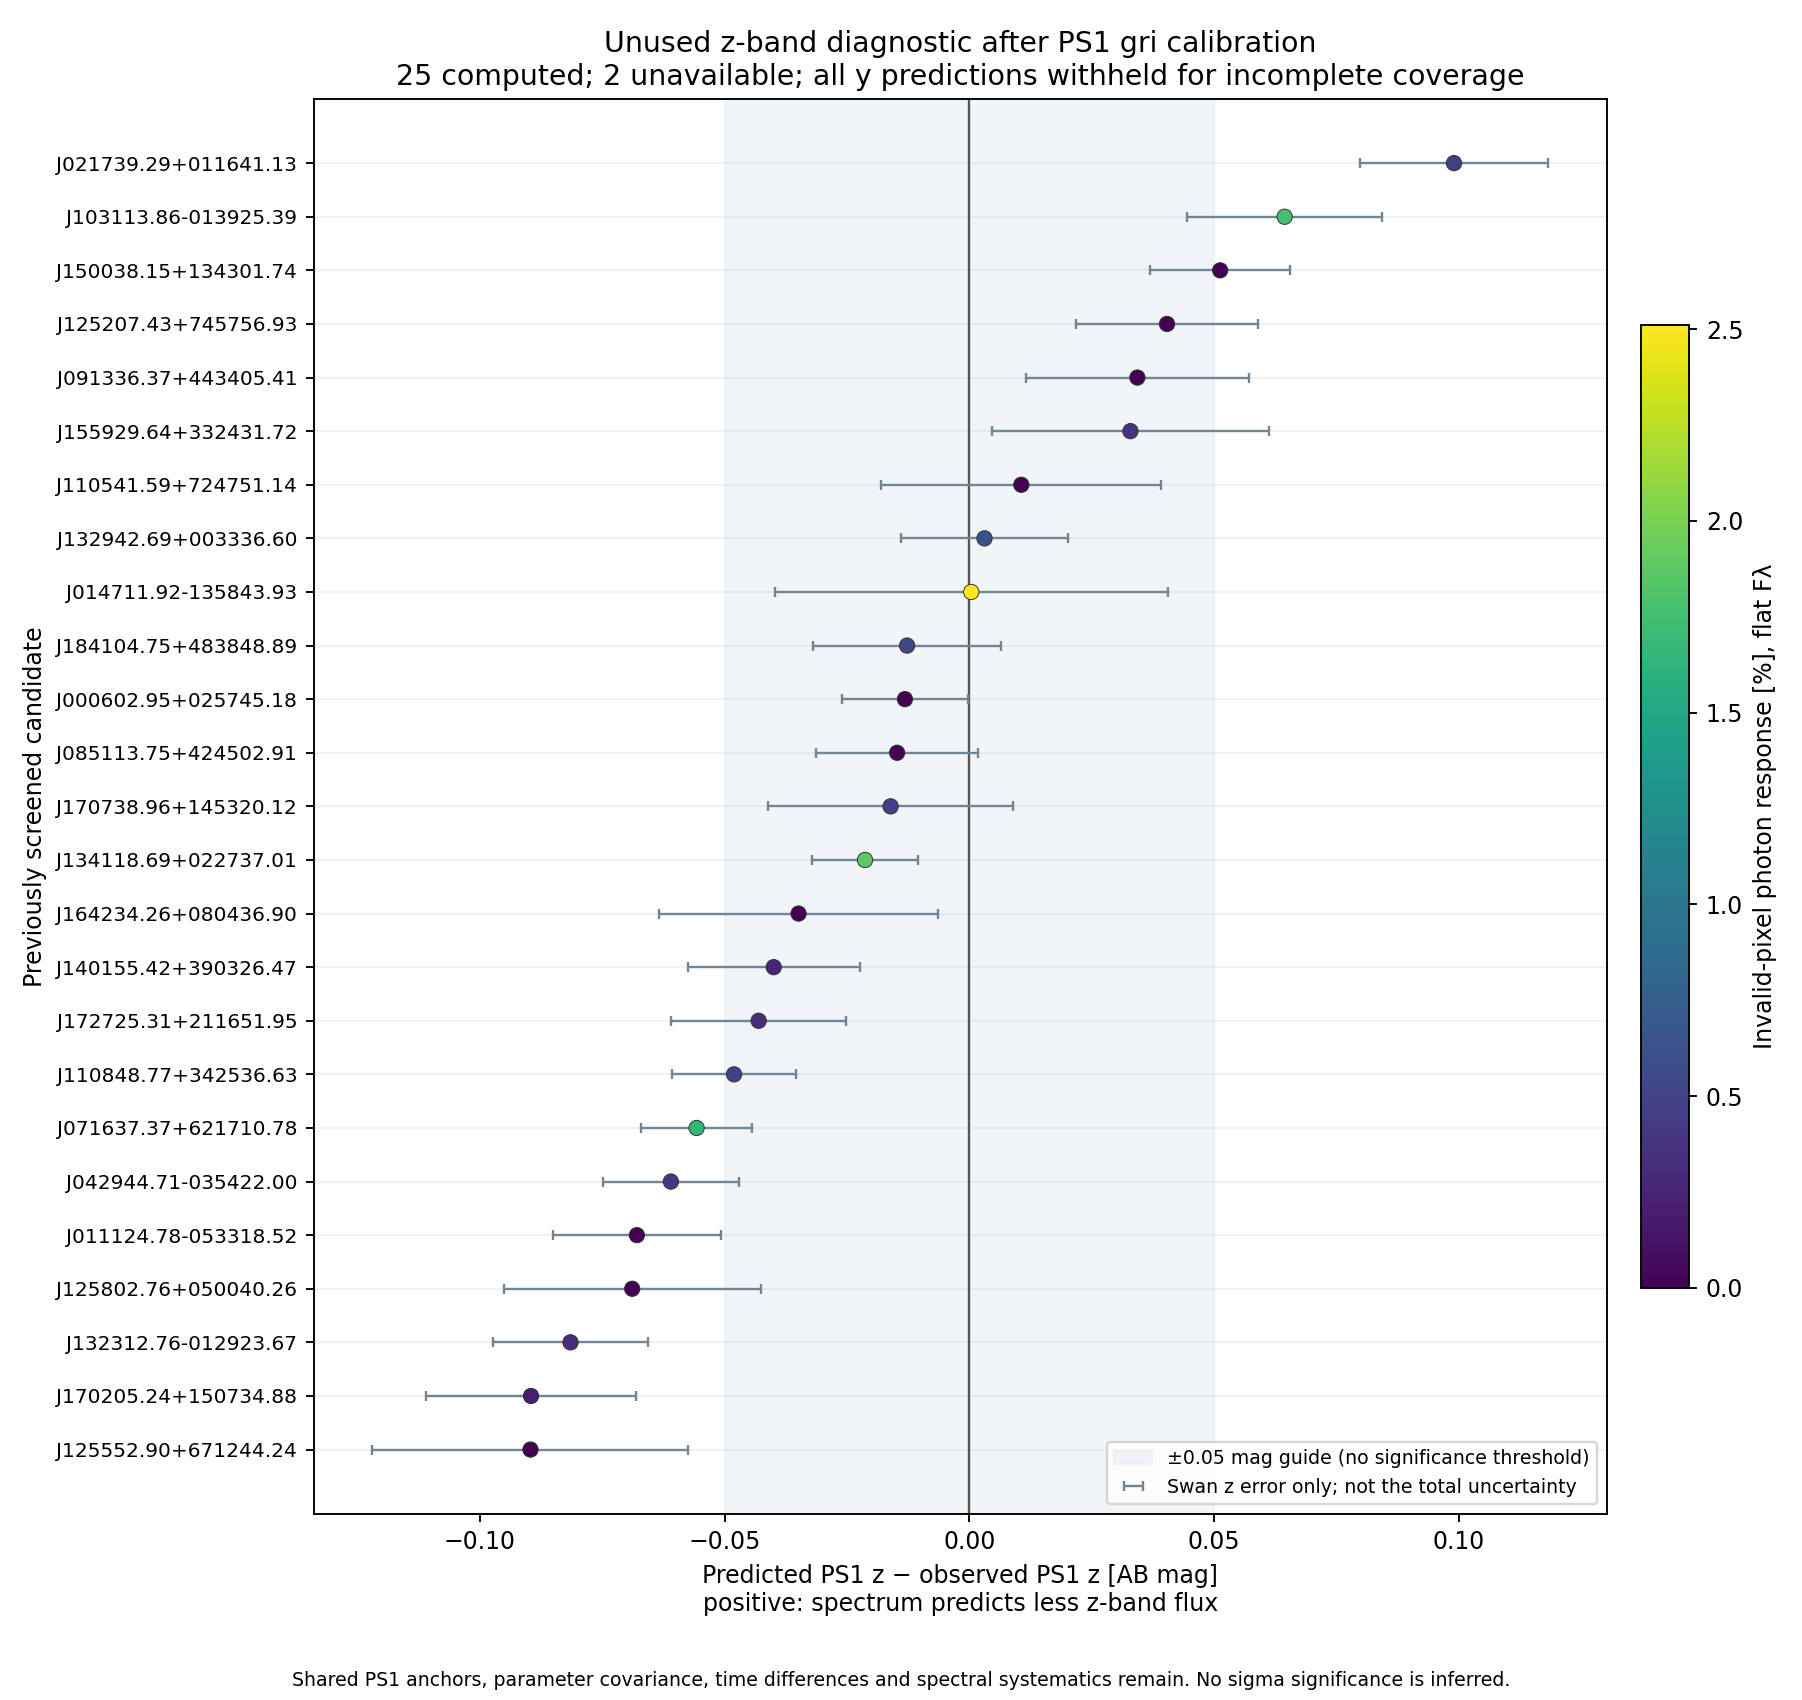

This figure's Python source:
#!/usr/bin/env python3
"""Predict unused PS1 z from the separately saved gri-calibrated DESI spectra.

This is a diagnostic of the adopted calibration and red spectrum.  It does
not fit z, clip negative pixels, extrapolate y, or report a naive sigma test.
All 27 screened entities receive a row, including unavailable measurements.
"""
from __future__ import annotations

import csv
import hashlib
import json
import os
from pathlib import Path

os.environ.setdefault("MPLCONFIGDIR", "/tmp/wish-green-matplotlib")
import matplotlib
matplotlib.use("Agg")
import matplotlib.pyplot as plt
import numpy as np
import speclite
from speclite import filters

HERE = Path(__file__).resolve().parent
ROOT = HERE.parents[2]
PRIOR = ROOT / "research/literature/sources/candidate27_prior_rows.json"
SOURCE_MANIFEST = ROOT / "research/literature/sources/atmosphere_sources_manifest.json"
DEFINITION = ROOT / "research/literature/swan_photometry_definition.md"


def sha(path: Path) -> str:
    return hashlib.sha256(path.read_bytes()).hexdigest()


def finite_number(value):
    try:
        value = float(value)
    except (ValueError, TypeError):
        return None
    return value if np.isfinite(value) else None


def magnitude(response, wave, flux):
    relative_flux = float(response.get_ab_maggies(flux, wave))
    return -2.5 * np.log10(relative_flux) if relative_flux > 0 else None


def linear_weights(response, wave):
    """Exact numerical linear operator used by this speclite integration.

    Evaluating basis vectors in small batches avoids a large dense matrix and
    automatically includes speclite's interpolation at filter boundaries.
    The result maps signed F_lambda samples to relative AB flux (maggies).
    """
    result = np.empty(len(wave))
    for first in range(0, len(wave), 128):
        count = min(128, len(wave) - first)
        basis = np.zeros((count, len(wave)))
        basis[np.arange(count), first + np.arange(count)] = 1.0
        result[first:first + count] = response.get_ab_maggies(basis, wave)
    return result


def filter_metadata(band):
    response = filters.load_filter(f"panstarrs-{band}")
    path = Path(speclite.__file__).parent / "data/filters" / f"panstarrs-{band}.ecsv"
    numeric = np.column_stack((response.wavelength, response.response)).astype("<f8")
    return response, {
        "name": response.name,
        "file_sha256": sha(path),
        "wavelength_response_sha256_little_endian_float64": hashlib.sha256(numeric.tobytes()).hexdigest(),
        "minimum_A": float(response.wavelength.min()),
        "maximum_A": float(response.wavelength.max()),
        "source": "Tonry et al. 2012, ApJ 750, 99; distributed with speclite",
        "source_url": "https://doi.org/10.1088/0004-637X/750/2/99",
    }


def measure(row, prior, derivative, z_filter, y_filter):
    sid = row["source_id"]
    result = {
        "source_id": sid,
        "names": row["names"],
        "WDJname": row.get("swan_WDJname", ""),
        "calibration_status": row["status"],
        "z_status": "unavailable",
        "z_missing_reason": "",
        "y_status": "unavailable",
        "y_missing_reason": "",
        "calibration_bands": "PS1 g,r,i only; z and y unused",
        "swan_external_table_sha256": next(x["sha256"] for x in json.loads(SOURCE_MANIFEST.read_text()) if x["file"] == "swan_external.csv.gz"),
        "selected_prior_rows_sha256": sha(PRIOR),
        "original_spectrum_sha256": row.get("raw_sha256", ""),
        "original_spectrum_url": row.get("source_url", ""),
        "photometric_definition": "Observed PS1 natural-system AB mean-PSF mag; no extinction correction",
        "z_photometric_error_policy": "Published Swan error already includes 0.01 mag quadrature floor; no extra floor here",
        "uncertainty_caution": "Pixel error conditions on fitted gri calibration and assumes independent pixels. Shared PS1 calibration, fit covariance, inter-pixel correlations, time differences and systematics are not included; no sigma significance.",
    }
    matches = prior["candidates"].get(sid, {}).get("swan_external", [])
    if len(matches) != 1:
        result.update(z_missing_reason=f"Expected one exact-ID Swan external row, found {len(matches)}",
                      y_missing_reason="No unique external photometry row or calibrated spectrum")
        return result
    photometry = matches[0]
    result["photometry_row_sha256"] = hashlib.sha256(json.dumps(photometry, sort_keys=True, separators=(",", ":")).encode()).hexdigest()
    for band in "zy":
        result[f"{band}_observed_mag"] = finite_number(photometry.get(f"Pan-STARRS.{band}"))
        result[f"{band}_observed_error_mag"] = finite_number(photometry.get(f"Pan-STARRS.{band}_error"))
    if row["status"] != "calibrated_conditional":
        result.update(z_missing_reason=f"Upstream calibration status: {row['status']}",
                      y_missing_reason="No accepted calibrated spectrum")
        return result
    if row["photometry_table_rows_sha256"] != sha(PRIOR):
        raise RuntimeError(f"{sid}: calibration photometry snapshot differs from current input")
    item = derivative[sid]
    if item["photometry_row"] != photometry:
        raise RuntimeError(f"{sid}: calibration photometry row differs from held-out source")
    path = HERE / item["path"]
    if sha(path) != item["sha256"]:
        raise RuntimeError(f"{sid}: calibrated NPZ hash mismatch")
    result.update(calibrated_npz=path.name, calibrated_npz_sha256=sha(path))
    with np.load(path) as saved:
        wave = np.asarray(saved["wavelength_angstrom"], float)
        flux = np.asarray(saved["flux_calibrated"], float)
        ivar = np.asarray(saved["inverse_variance_calibrated"], float)
    if wave.shape != flux.shape or wave.shape != ivar.shape:
        result.update(z_missing_reason="Missing or mismatched wavelength, flux or inverse variance array",
                      y_missing_reason="Invalid input spectrum")
        return result
    if not np.all(np.isfinite(wave)) or not np.all(np.diff(wave) > 0):
        raise RuntimeError(f"{sid}: wavelength array is nonfinite or not strictly increasing")
    good = np.isfinite(flux) & np.isfinite(ivar) & (ivar > 0)
    result.update(wavelength_min_A=float(wave[0]), wavelength_max_A=float(wave[-1]),
                  quality_mask="Finite signed flux and finite IVAR>0; original DESI bitmask absent in these MWDD-derived arrays")
    zlo, zhi = float(z_filter.wavelength.min()), float(z_filter.wavelength.max())
    ylo, yhi = float(y_filter.wavelength.min()), float(y_filter.wavelength.max())
    full_z = bool(good.any() and wave[good].min() <= zlo and wave[good].max() >= zhi)
    full_y = bool(good.any() and wave[good].min() <= ylo and wave[good].max() >= yhi)
    result.update(z_full_passband_coverage=full_z, z_passband_min_A=zlo, z_passband_max_A=zhi,
                  y_full_passband_coverage=full_y, y_passband_min_A=ylo, y_passband_max_A=yhi)
    if not full_y:
        result["y_missing_reason"] = f"Spectrum ends at {wave[-1]:.1f} A; full PS1 y response requires {yhi:.1f} A; no extrapolation"
    else:
        # Deliberately do not silently change the requested analysis if a future
        # spectrum covers y. A new, explicit y comparison can then be designed.
        result.update(y_status="not_computed", y_missing_reason="This script is a pre-specified z-band diagnostic")
    if not full_z:
        result["z_missing_reason"] = "Valid spectral samples do not bracket the full PS1 z response; no extrapolation"
        return result
    # Keep one good point beyond each filter edge to permit interpolation only
    # inside the observed wavelength range, and retain every negative sample.
    valid_wave, valid_flux, valid_ivar = wave[good], flux[good], ivar[good]
    first = max(0, int(np.searchsorted(valid_wave, zlo, side="right")) - 1)
    last = min(len(valid_wave), int(np.searchsorted(valid_wave, zhi, side="left")) + 1)
    zw, zf, zi = valid_wave[first:last], valid_flux[first:last], valid_ivar[first:last]
    in_z = (wave >= zlo) & (wave <= zhi)
    sampled_step = float(np.median(np.diff(wave)))
    gaps = np.diff(zw)
    result.update(z_native_pixels=int(in_z.sum()), z_invalid_pixels=int((in_z & ~good).sum()),
                  z_negative_valid_pixels=int((in_z & good & (flux < 0)).sum()),
                  z_negative_valid_fraction=float(np.mean(flux[in_z & good] < 0)),
                  native_median_step_A=sampled_step,
                  z_largest_valid_sample_gap_A=float(gaps.max()),
                  z_gaps_over_1p5_native_steps=int((gaps > 1.5 * sampled_step).sum()))
    denominator = float(z_filter.get_ab_maggies(np.ones(len(wave)), wave))
    observed_response = float(z_filter.get_ab_maggies(good.astype(float), wave))
    result["z_invalid_photon_response_fraction_flat_flambda"] = 1 - observed_response / denominator
    predicted = magnitude(z_filter, zw, zf)
    result["z_predicted_mag"] = predicted
    if predicted is None:
        result["z_missing_reason"] = "Signed integrated z flux is nonpositive"
        return result
    weights = linear_weights(z_filter, zw)
    relative_flux = float(weights @ zf)
    reference_flux = float(z_filter.get_ab_maggies(zf, zw))
    if not np.isclose(relative_flux, reference_flux, rtol=2e-12, atol=0):
        raise RuntimeError(f"{sid}: exact linear integration weights failed consistency check")
    result["z_spectral_error_mag_conditional_pixels_only"] = float(2.5 / np.log(10) * np.sqrt(np.sum(weights**2 / zi)) / relative_flux)
    # Two explicit missing-pixel stress calculations, neither a new spectrum
    # nor an uncertainty bound. No original array is modified or clipped.
    zero_fill = np.where(good, flux, 0.0)
    zero_mag = magnitude(z_filter, wave, zero_fill)
    idx = np.searchsorted(valid_wave, wave)
    left, right = np.maximum(0, idx - 1), np.minimum(len(valid_wave) - 1, idx)
    closest = np.where(np.abs(wave - valid_wave[left]) <= np.abs(wave - valid_wave[right]), left, right)
    nearest_mag = magnitude(z_filter, wave, valid_flux[closest])
    result.update(z_zero_fill_stress_mag=zero_mag,
                  z_zero_fill_minus_interpolated_mag=None if zero_mag is None else float(zero_mag - predicted),
                  z_nearest_fill_minus_interpolated_mag=None if nearest_mag is None else float(nearest_mag - predicted))
    if np.all(np.isfinite(flux)):
        all_mag = magnitude(z_filter, wave, flux)
        result["z_all_pixels_minus_valid_interpolation_mag"] = None if all_mag is None else float(all_mag - predicted)
    severe_gaps = bool(result["z_invalid_photon_response_fraction_flat_flambda"] > .05 or gaps.max() > 50)
    result["z_gap_quality_review"] = severe_gaps
    observed = result["z_observed_mag"]
    if observed is None or result["z_observed_error_mag"] is None or result["z_observed_error_mag"] <= 0:
        result.update(z_status="prediction_only", z_missing_reason="No finite positive-error Swan z measurement")
        return result
    result.update(z_status="computed_gap_review" if severe_gaps else "computed_diagnostic",
                  z_residual_predicted_minus_observed_mag=float(predicted - observed))
    return result


def plot(rows):
    available = sorted((r for r in rows if "z_residual_predicted_minus_observed_mag" in r),
                       key=lambda r: r["z_residual_predicted_minus_observed_mag"])
    fig, ax = plt.subplots(figsize=(10.6, 10))
    positions = np.arange(len(available))
    residuals = [r["z_residual_predicted_minus_observed_mag"] for r in available]
    phot_errors = [r["z_observed_error_mag"] for r in available]
    labels = [r["WDJname"].replace("WDJ", "J") for r in available]
    ax.axvline(0, color="#555555", linewidth=1)
    ax.axvspan(-.05, .05, color="#dbe5ec", alpha=.35, label="±0.05 mag guide (no significance threshold)")
    ax.errorbar(residuals, positions, xerr=phot_errors, fmt="none", ecolor="#718595",
                capsize=2, linewidth=1.0, label="Swan z error only; not the total uncertainty")
    points = ax.scatter(residuals, positions, c=[r["z_invalid_photon_response_fraction_flat_flambda"] * 100 for r in available],
                        cmap="viridis", s=42, edgecolor="#303030", linewidth=.4, zorder=3)
    ax.set_yticks(positions, labels, fontsize=8.5)
    ax.set_xlabel("Predicted PS1 z − observed PS1 z [AB mag]\npositive: spectrum predicts less z-band flux")
    ax.set_ylabel("Previously screened candidate")
    ax.grid(axis="y", alpha=.18)
    ax.set_title("Unused z-band diagnostic after PS1 gri calibration\n25 computed; 2 unavailable; all y predictions withheld for incomplete coverage", fontsize=12)
    ax.legend(fontsize=8, loc="lower right")
    colorbar = fig.colorbar(points, ax=ax, pad=.025, fraction=.035)
    colorbar.set_label("Invalid-pixel photon response [%], flat Fλ")
    fig.text(.5, .008, "Shared PS1 anchors, parameter covariance, time differences and spectral systematics remain. No sigma significance is inferred.", ha="center", fontsize=8)
    fig.tight_layout(rect=(0, .035, 1, 1))
    fig.savefig(HERE / "heldout_z.png", dpi=170)
    plt.close(fig)


def main():
    input_path = HERE / "standardized_colours.csv"
    with input_path.open() as handle:
        input_rows = list(csv.DictReader(handle))
    prior = json.loads(PRIOR.read_text())
    derivative = {r["source_id"]: r for r in json.loads((HERE / "derivative_manifest.json").read_text())}
    z_filter, z_metadata = filter_metadata("z")
    y_filter, y_metadata = filter_metadata("y")
    rows = [measure(r, prior, derivative, z_filter, y_filter) for r in input_rows]
    fields = list(dict.fromkeys(k for r in rows for k in r))
    with (HERE / "heldout_z.csv").open("w", newline="") as handle:
        writer = csv.DictWriter(handle, fieldnames=fields)
        writer.writeheader()
        writer.writerows(rows)
    computed = [r for r in rows if "z_residual_predicted_minus_observed_mag" in r]
    residual = np.array([r["z_residual_predicted_minus_observed_mag"] for r in computed])
    summary = {
        "date_utc": "2026-10-18",
        "script_sha256": sha(Path(__file__)),
        "input_colours_sha256": sha(input_path),
        "input_derivative_manifest_sha256": sha(HERE / "derivative_manifest.json"),
        "input_photometry_rows_sha256": sha(PRIOR),
        "photometry_definition_document_sha256": sha(DEFINITION),
        "swan_external_source": next(x for x in json.loads(SOURCE_MANIFEST.read_text()) if x["file"] == "swan_external.csv.gz"),
        "software": {"numpy": np.__version__, "speclite": speclite.__version__},
        "filters": {"z": z_metadata, "y": y_metadata},
        "entities": len(rows), "computed_z": len(computed),
        "missing_z": len(rows) - len(computed),
        "full_z_passband": sum(r.get("z_full_passband_coverage", False) for r in rows),
        "full_y_passband": sum(r.get("y_full_passband_coverage", False) for r in rows),
        "z_gap_quality_review": sum(r.get("z_gap_quality_review", False) for r in rows),
        "z_gap_review_rule": "Diagnostic review if invalid photon response >5% (flat F_lambda) or any valid-sample gap >50 A; fixed before reading residuals",
        "z_residual_median_mag": float(np.median(residual)),
        "z_residual_min_mag": float(residual.min()),
        "z_residual_max_mag": float(residual.max()),
        "z_absolute_residual_over_0p05mag": int((np.abs(residual) > .05).sum()),
        "z_absolute_residual_over_0p1mag": int((np.abs(residual) > .1).sum()),
        "maximum_invalid_response_fraction": max(r["z_invalid_photon_response_fraction_flat_flambda"] for r in computed),
        "maximum_valid_sample_gap_A": max(r["z_largest_valid_sample_gap_A"] for r in computed),
        "maximum_absolute_zero_fill_stress_mag": max(abs(r["z_zero_fill_minus_interpolated_mag"]) for r in computed),
        "maximum_absolute_nearest_fill_stress_mag": max(abs(r["z_nearest_fill_minus_interpolated_mag"]) for r in computed),
        "method": "Photon-weighted speclite PS1 z AB magnitude from signed calibrated F_lambda and valid IVAR>0 samples; linear interpolation within fully observed passband only; no z refit",
        "limitations": [
            "z was unused as a calibration anchor; it still shares the PS1 survey and overlaps the red tail of i in wavelength.",
            "Spectral statistical errors are conditional on the existing fitted calibration and assume independent valid samples. Interpolation reuses endpoints; exact weights preserve that dependence.",
            "No total sigma, p-value or discovery probability is computed. Calibration parameter covariance, correlated pixels, atmospheric/sky residuals, non-simultaneity and survey systematics remain.",
            "The published Swan z errors already contain a 0.01 mag quadrature floor; no additional copy of that floor is added.",
            "Input NPZ files preserve signed pixels. Their inverse variance can exclude invalid errors; the original DESI bitmask is not carried by these MWDD-derived products.",
            "Zero filling and nearest-pixel filling are sensitivity diagnostics, not measured replacements or bounds on the missing flux.",
            "All available spectra stop at 9824 A; PS1 y requires 11010 A and is not extrapolated.",
            "The 0.05/0.10 mag summary counts describe residual sizes, not statistical significance or a candidate acceptance gate.",
        ],
        "rows": rows,
    }
    (HERE / "heldout_z.json").write_text(json.dumps(summary, indent=2, allow_nan=False) + "\n")
    plot(rows)
    print(json.dumps({k: v for k, v in summary.items() if k not in ("rows", "limitations", "filters")}, indent=2))


if __name__ == "__main__":
    main()
